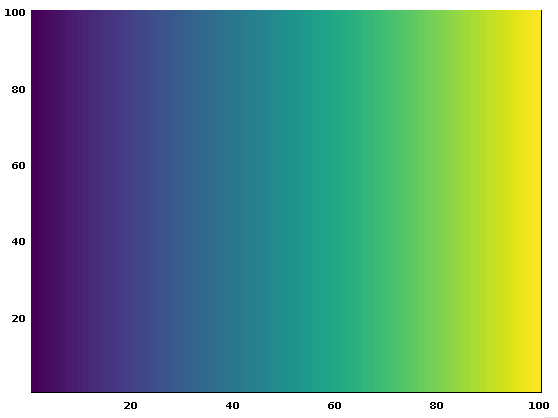
#> input picture viridis.jpg, 558 x 418 px
$ python images.py
#> lines starting #> are read from the running program, lines starting #| are printed output that depends on the picture
import matplotlib.pyplot as plt
import matplotlib.image as mpimg

import numpy as np

img=mpimg.imread('viridis.jpg')
#> img is the input picture: shape (418, 558, 3); mean R, G, B 110.6, 154.6, 131.6

# Matrix from https://github.com/MaPePeR/jsColorblindSimulator/blob/master/colorblind.js

ColorMatrixMatrixes = {
 'Achromatomaly': np.array([[61.8, 32, 6.2],
                            [16.3, 77.5, 6.2],
                            [16.3, 32, 51.6]])/100,

 'Achromatopsia': np.array([[29.9, 58.7, 11.4],
                            [29.9, 58.7, 11.4],
                            [29.9, 58.7, 11.4]])/100,

 'Deuteranomaly': np.array([[80, 20, 0],
                            [25.833, 74.167, 0],
                            [0, 14.167, 85.833]])/100,

 'Deuteranopia': np.array([[62.5, 37.5, 0],
                           [70, 30, 0],
                           [0, 30, 70]])/100,

 'Normal': np.array([[100, 0, 0],
                     [0, 100, 0],
                     [0, 0, 100]])/100,

 'Protanomaly': np.array([[81.667, 18.333, 0],
                          [33.333, 66.667, 0],
                          [0, 12.5, 87.5]])/100,

 'Protanopia': np.array([[56.667, 43.333, 0],
                         [55.833, 44.167, 0],
                         [0, 24.167, 75.833]])/100,

 'Tritanomaly': np.array([[96.667, 3.333, 0],
                          [0, 73.333, 26.667],
                          [0, 18.333, 81.667]])/100,

 'Tritanopia': np.array([[95, 5, 0],
                         [0, 43.333, 56.667],
                         [0, 47.5, 52.5]])/100
 }

fig, axs = plt.subplots(3, 3, sharex=True, sharey=True)

names = sorted(ColorMatrixMatrixes.keys())

for i in range(len(names)):
  version = names[i]
  transformation = ColorMatrixMatrixes[version]

  img_flat = img.reshape(img.shape[0] * img.shape[1], 3)
  new_img_array = np.dot(img_flat, transformation.T).astype('uint8')
  new_img = new_img_array.reshape(img.shape)

  row = i//3
  col = i%3
  axs[row][col].imshow(new_img)
  axs[row][col].set_title(version)
  axs[row][col].axis('off')
#> this loop made 9 passes
#> pass 1, `new_img = new_img_array.reshape(img.shape)`:
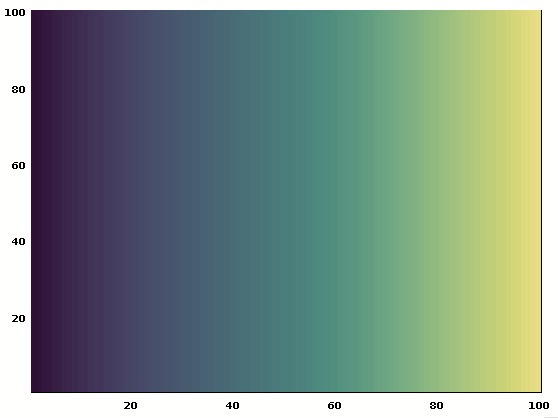
#> new_img: shape (418, 558, 3); mean R, G, B 125.6, 145.6, 134.9
#> pass 2, `new_img = new_img_array.reshape(img.shape)`:
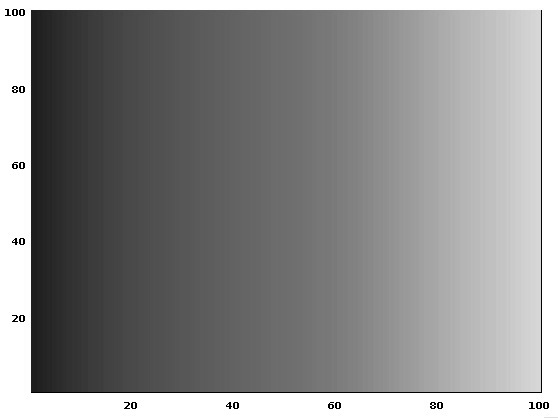
#> new_img: shape (418, 558, 3); min 0, max 255, mean 138.4
#> pass 3, `new_img = new_img_array.reshape(img.shape)`:
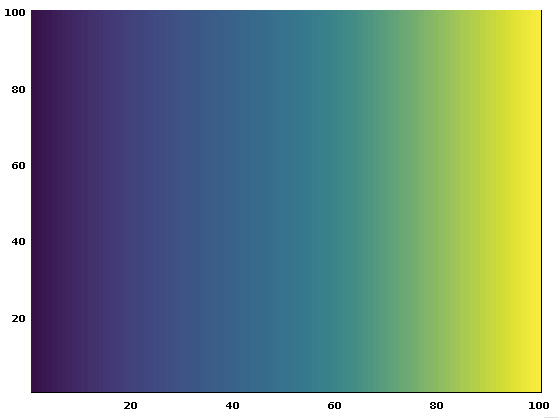
#> new_img: shape (418, 558, 3); mean R, G, B 119.1, 142.9, 134.5

fig.subplots_adjust(hspace=0.1, wspace=0.1)#, bottom=0, right=None, top=0.05,
               # wspace=0.05, hspace=0)

fig.set_size_inches(9, 12)
fig.tight_layout()
fig.savefig('images2.png', dpi=300)
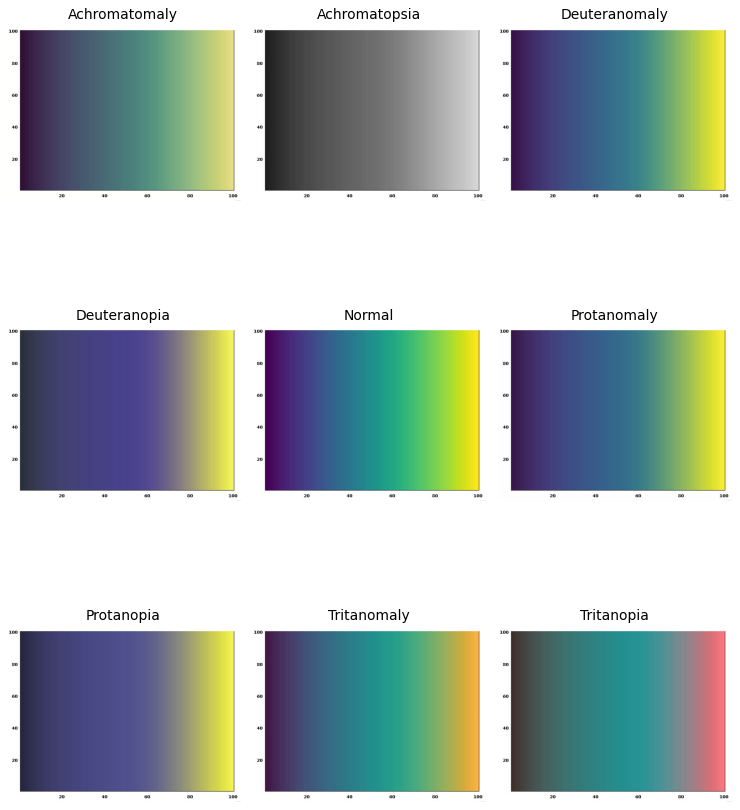
#> figure drawn by matplotlib, 9 panels
